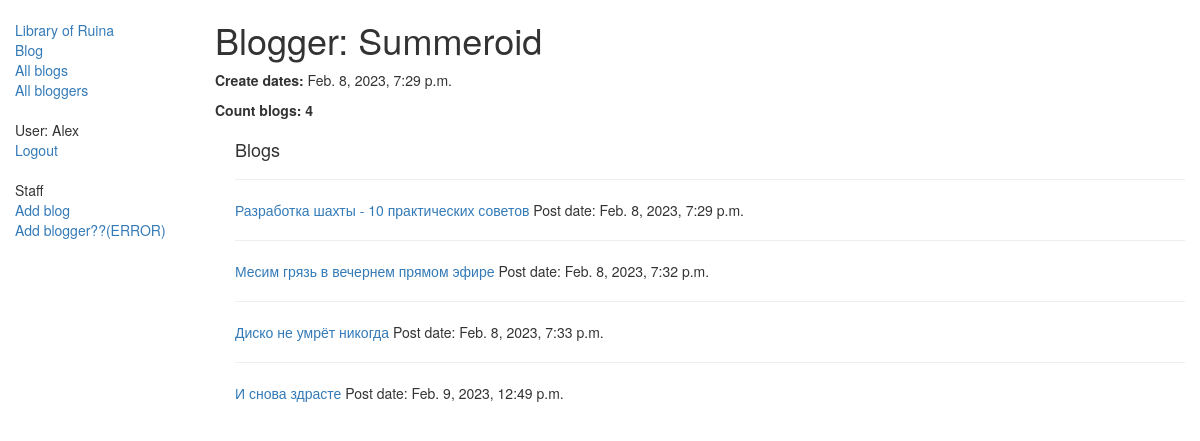
Page /blog/blogger/2 (signed in) on the committed database.
### blog/models.py (models this page shows, shortened)
class Blogger(models.Model):
    name = models.CharField(max_length=100, help_text="Enter a name blogger")
    description = models.TextField(max_length=2000, help_text="Enter a description of blogger")
    create_date = models.DateTimeField(default=actual_date, blank=True, null=True)
    class Meta:
        ordering = ["create_date"]
        permissions = (("can_add_blog", "Blogs moder"),)

class Blog(models.Model):
    title = models.CharField(max_length=100)
    context = models.TextField(max_length=2000)
    create_date = models.DateTimeField(default=actual_date, blank=True, null=True)
    blogger = models.ForeignKey(Blogger,
                                on_delete=models.SET_NULL,
                                null=True)
    class Meta:
        ordering = ["create_date"]
    def get_absolute_url(self):
        return reverse("blog-detail", args=[str(self.id)])

### blog/views.py (the view)
class BloggerDetailView(LoginRequiredMixin, BaseExceptions, generic.DetailView):
    model = Blogger
    template_name = "blog/blogger_detail.html"
    context_object_name = "blogger"

### integration/exception.py (called while the page is built)
    def dispatch(self, request, *arg, **kwargs):
        try:
            response = super().dispatch(request, *arg, **kwargs)
        except Exception as e:
            logger.error(f"Generic global Except, Exception message: {str(e)}")
            return self.response({"error_message": e.message}, status=400)
        if isinstance(response, (dict, list)):
            return self._response(response)
        else:
            return response

### blog/templates/blog/blogger_detail.html
{% extends "base_blog_template.html" %}
{% block content %}
  <h1>Blogger: {{ blogger.name }}</h1>
  <p><strong>Create dates:</strong> {{ blogger.create_date }}</p>
  <p><strong>Count blogs: {{ blogger.blog_set.all.count }}</strong></p>
  <div style="margin-left:20px;margin-top:20px">
    <h4>Blogs</h4>
    {% for blog in blogger.blog_set.all %}
    <hr>
    <p><a href="{{ blog.get_absolute_url }}">{{ blog.title }}</a> Post date: {{ blog.create_date }} </p>
    {% endfor %}
  </div>
{% endblock %}

### blog/templates/base_blog_template.html (shortened to what this page needs)
<!DOCTYPE html>
<html lang="en">
<head>
  <link rel="stylesheet" href="https://maxcdn.bootstrapcdn.com/bootstrap/3.3.7/css/bootstrap.min.css">
  {% load static %}
  <link rel="stylesheet" href="{% static 'css/styles.css' %}">
</head>
<body>
  <div class="container-fluid">
    <div class="row">
      <div class="col-sm-2">
        {% block sidebar %}
            <ul class="sidebar-nav">
                <li><a href="{% url 'index' %}">Library of Ruina</a></li>
                <li><a href="{% url 'index_blog' %}">Blog</a></li>
                <li><a href="{% url 'blogs' %}">All blogs</a></li>
                <li><a href="{% url 'bloggers' %}">All bloggers</a></li>
            </ul>
            <ul class="sidebar-nav">
                {% if user.is_authenticated %}
                    <li>User: {{ user.get_username }}</li>
                    <li><a href="{% url 'logout'%}?next={{request.path}}">Logout</a></li>
                    {% else %}
                        <li><a href="{% url 'login'%}?next={{request.path}}">Login</a></li>
                    {% endif %}
            </ul>
            <ul class="sidebar-nav">
                {% if perms.catalog.can_add_blog %}
                    <li>Staff</li>
                    <li><a href="{% url 'blog-create' %}">Add blog</a> </li>
                    <li><a href="{% url 'book-create' %}">Add blogger??(ERROR)</a> </li>
                {% endif %}
            </ul>
     {% endblock %}
      </div>
      <div class="col-sm-10 ">
      {% block content %}{% endblock %}
      </div>
    </div>
  </div>
</body>
</html>

### catalog/static/css/styles.css (style rules this page uses)
.sidebar-nav { margin-top: 20px; padding: 0; list-style: none; }

### rows in the picture
Blogger: name "Summeroid", create_date "Feb. 8, 2023, 7:29 p.m.", blog_set.all.count "4"
Blog: title "Разработка шахты - 10 практических советов", create_date "Feb. 8, 2023, 7:29 p.m."
Blog: title "Месим грязь в вечернем прямом эфире", create_date "Feb. 8, 2023, 7:32 p.m."
Blog: title "Диско не умрёт никогда", create_date "Feb. 8, 2023, 7:33 p.m."
Blog: title "И снова здрасте", create_date "Feb. 9, 2023, 12:49 p.m."

### other values in the picture
{{ user.get_username }} "Alex"
